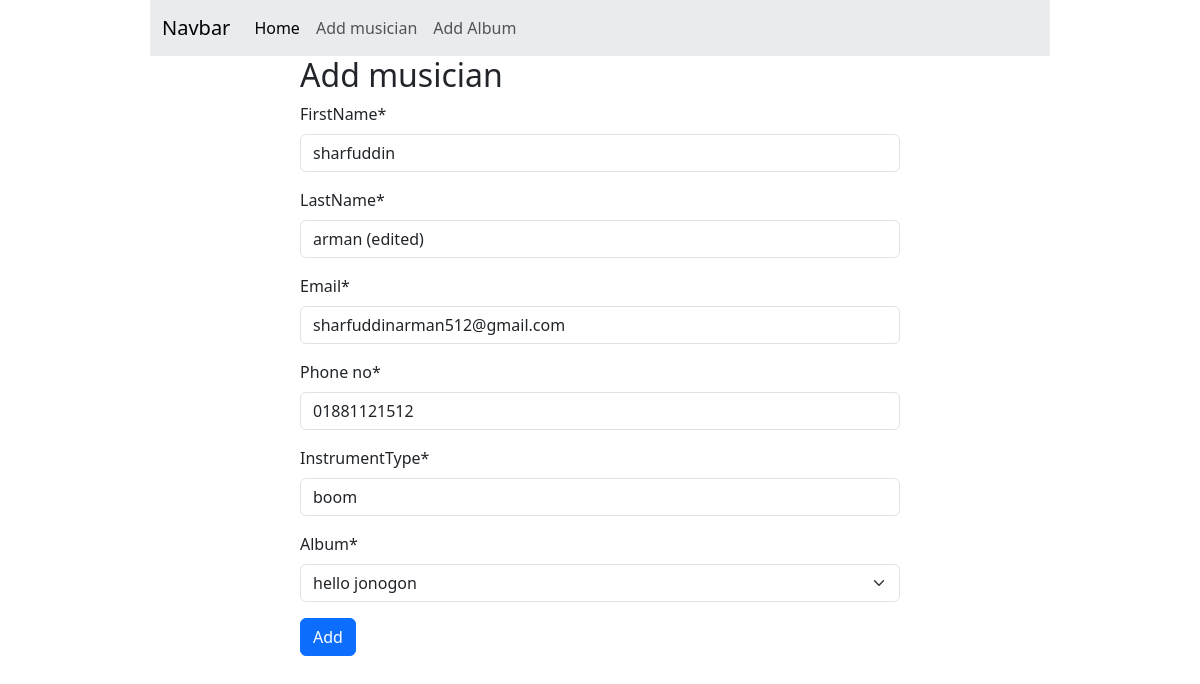
/edit/6, run on the app's committed database.
### musician/models.py (models this page shows)
class MusicianModel(models.Model):
    firstName = models.CharField(max_length=30)
    lastName = models.CharField(max_length=30)
    email = models.EmailField()
    phone_no = models.CharField(max_length=12)
    instrumentType = models.CharField(max_length=50)
    album = models.ForeignKey(AlbumModel, on_delete=models.CASCADE)

### musician/views.py (the view)
# urls.py: path("edit/<int:id>",editmusician, name='edit'),
def editmusician(request,id):
    musician = models.MusicianModel.objects.get(pk=id)
    form = forms.MusicianForm(instance=musician)
    if request.method == 'POST':
        form = forms.MusicianForm(request.POST,instance=musician)
        if form.is_valid():
            form.save()
            return redirect('home')
    return render(request, 'musician.html',{'form': form})

### musician/forms.py
class MusicianForm(forms.ModelForm):
    class Meta:
        model = models.MusicianModel
        fields = '__all__'

### album/models.py (called while the page is built)
    def __str__(self) -> str:
        return self.albumName

### musician/templates/musician.html
{% extends "base.html" %}{% block content %} {% load crispy_forms_tags %}
<form method="POST" class="w-50 m-auto">
  <h2>Add musician</h2>
  {% csrf_token %} {{form | crispy}}
  <input type="submit" value="Add" class="btn btn-primary" />
</form>
{% endblock content %}

### data on the page
MusicianModel: firstName "sharfuddin", lastName "arman (edited)", email "sharfuddinarman512@gmail.com", phone_no "01881121512", instrumentType "boom", album "hello jonogon"
